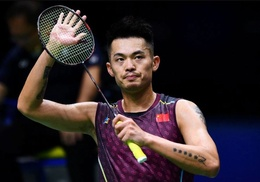
%> input picture Bit-slicing/Lin-Dan.jpg, 260 x 182 px, shrunk from 746 x 522 before the run
$ octave Bit-slicing.m   (GNU Octave 9; MATLAB toolbox functions it lacks are replaced by stand-ins)
%> lines starting %> are read from the running program, lines starting %| are printed output that depends on the picture; in (x1, y1, x2, y2) boxes, pixels count from 0 and x2, y2 are one past the last pixel; in counts of white or black regions, pixels touching at a corner belong together; the program's own positions count from 1
clc; clear all; close all;

% Load and display original image
img = imread('Lin-Dan.jpg');
%> img is the input picture: size 182x260x3 uint8; mean R, G, B 49.6, 39.1, 42
imshow(img);
title('Original Image');
[rows, cols] = size(img);
%> rows = 182; cols = 780

figure;

% Bit plane slicing
% Extract bit plane 0
for i = 1:rows
    for j = 1:cols
        plane0(i,j) = bitand(img(i,j), 1);
    end
end
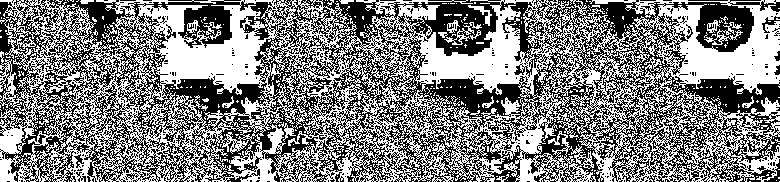
%> plane0: size 182x780 uint8; values 0 (black) and 1 (white), 50.7% white; black in thin lines or dots

% Extract bit plane 1
for i = 1:rows
    for j = 1:cols
        plane1(i,j) = bitand(img(i,j), 2);
    end
end
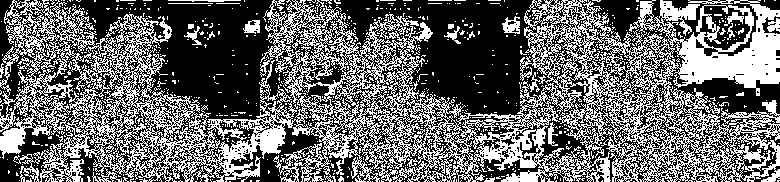
%> plane1: size 182x780 uint8; values 0 (black) and 2 (white), 41.3% white in thin lines or dots

% Extract bit plane 2
for i = 1:rows
    for j = 1:cols
        plane2(i,j) = bitand(img(i,j), 4);
    end
end
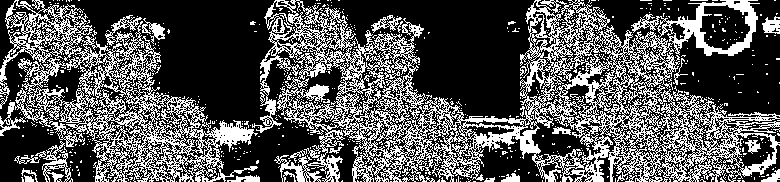
%> plane2: size 182x780 uint8; values 0 (black) and 4 (white), 33.8% white in thin lines or dots

% Extract bit plane 3
for i = 1:rows
    for j = 1:cols
        plane3(i,j) = bitand(img(i,j), 8);
    end
end
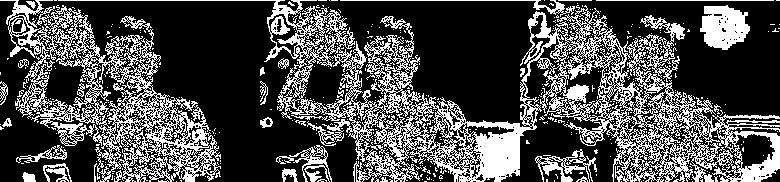
%> plane3: size 182x780 uint8; values 0 (black) and 8 (white), 30.2% white in thin lines or dots

% Extract bit plane 4
for i = 1:rows
    for j = 1:cols
        plane4(i,j) = bitand(img(i,j), 16);
    end
end
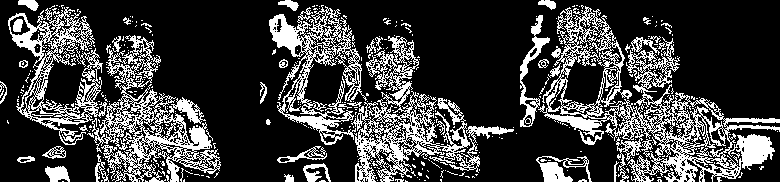
%> plane4: size 182x780 uint8; values 0 (black) and 16 (white), 24.8% white in thin lines or dots

% Extract bit plane 5
for i = 1:rows
    for j = 1:cols
        plane5(i,j) = bitand(img(i,j), 32);
    end
end
%> plane5: size 182x780 uint8; values 0 (black) and 32 (white), 21.2% white; 437 white regions (381 under 20 px), largest, box (x1, y1, x2, y2) and area: (17, 37, 220, 182) 8830, (616, 82, 780, 182) 4983, (327, 37, 480, 178) 4345

% Extract bit plane 6
for i = 1:rows
    for j = 1:cols
        plane6(i,j) = bitand(img(i,j), 64);
    end
end
%> plane6: size 182x780 uint8; values 0 (black) and 64 (white), 18.7% white; 383 white regions (343 under 20 px), largest, box (x1, y1, x2, y2) and area: (42, 66, 220, 182) 5700, (642, 128, 780, 182) 2914, (582, 67, 730, 150) 2848

% Extract bit plane 7
for i = 1:rows
    for j = 1:cols
        plane7(i,j) = bitand(img(i,j), 128);
    end
end
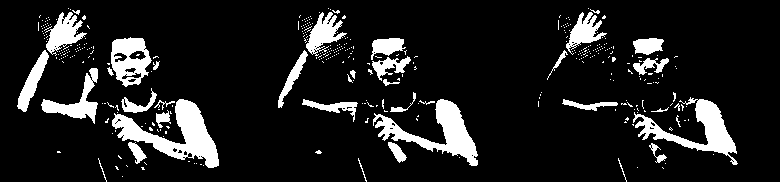
%> plane7: size 182x780 uint8; values 0 (black) and 128 (white), 12.3% white; 388 white regions (352 under 20 px), largest, box (x1, y1, x2, y2) and area: (112, 99, 219, 168) 2740, (373, 99, 478, 166) 2250, (633, 97, 738, 165) 2036

% Display all bit planes
imshow(plane0); title('0th bit plane Image');
figure; imshow(plane1); title('1st bit plane Image');
figure; imshow(plane2); title('2nd bit plane Image');
figure; imshow(plane3); title('3rd bit plane Image');
figure; imshow(plane4); title('4th bit plane Image');
figure; imshow(plane5); title('5th bit plane Image');
figure; imshow(plane6); title('6th bit plane Image');
figure; imshow(plane7); title('7th bit plane Image');

% Bit plane removal
% Remove 0th, 5th and 7th bit planes from original image
for i = 1:rows
    for j = 1:cols
        removed_p0(i,j) = bitand(img(i,j), (255 - (2^(0))));
        removed_p5(i,j) = bitand(img(i,j), (255 - (2^(5))));
        removed_p7(i,j) = bitand(img(i,j), (255 - (2^(7))));
    end
end
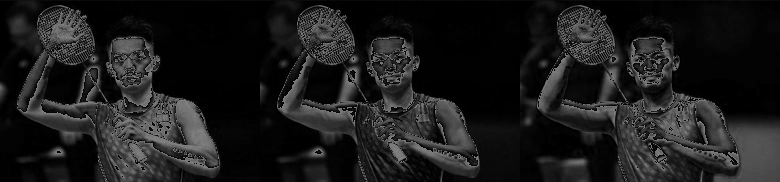
%> removed_p7: size 182x780 uint8; min 0, max 127, mean 27.8

% Display images with bit planes removed
figure; imshow(removed_p0); title('0th bit plane removed Image');
figure; imshow(removed_p5); title('5th bit plane removed Image');
figure; imshow(removed_p7); title('7th bit plane removed Image');
